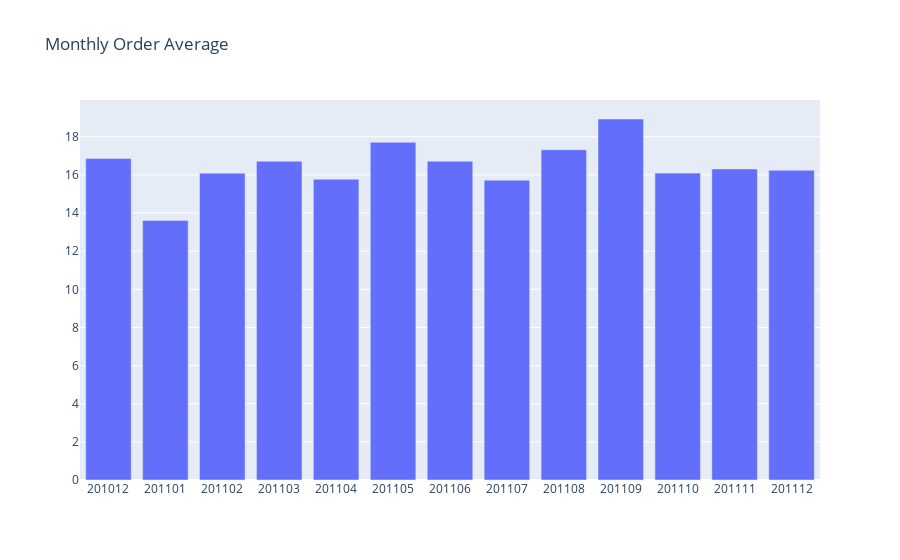

The code cell stored with this chart in its notebook:
### Code cell
#AverageRevenuePerMonthperOrder

df_avgrev = df_uk.groupby(['InvoiceYearMonth'])['Revenue'].mean().reset_index()
print(df_avgrev)

plot_data = [
    go.Bar(
        x=df_avgrev['InvoiceYearMonth'],
        y=df_avgrev['Revenue'],
    )
]

plot_layout = go.Layout(
        xaxis={"type": "category"},
        title='Monthly Order Average'
    )
fig = go.Figure(data=plot_data, layout=plot_layout)
py_off.iplot(fig)

### Figure 1 — Plotly figure (JSON) as saved in the notebook; plotly's stock layout.template omitted (floating-point values rounded to 4 significant figures)
{"data": [{"type": "bar", "x": [201012, 201101, 201102, 201103, 201104, 201105, 201106, 201107, 201108, 201109, 201110, 201111, 201112], "y": [16.87, 13.61, 16.09, 16.72, 15.77, 17.71, 16.71, 15.72, 17.32, 18.93, 16.09, 16.31, 16.25]}], "layout": {"title": {"text": "Monthly Order Average"}, "xaxis": {"type": "category"}}}
